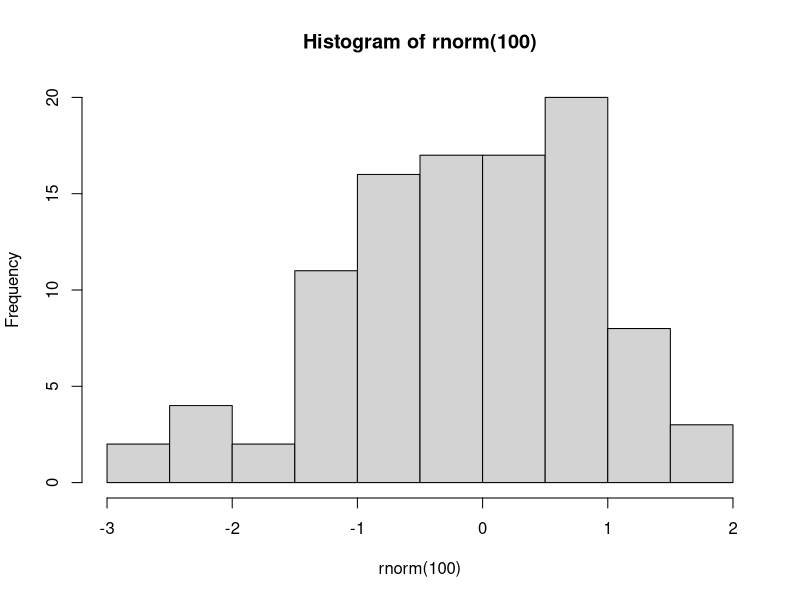

Write the R code that produced this figure.
########################################################
#####                                              #####
#####       FILE Z.R GENERATES A GRAPH             #####
#####                                              #####
########################################################

# are Comments...anything after pound sign '#' is ignored
# by the R interpreter

## Check the default directory
getwd()

## Set it to one we will use in this course
setwd("C:/rPrograms")

# call pdf() function to tell R to save graph
# in pdf file 'xh.pdf'
pdf("xh.pdf")  # set graphical output file

# Generate 100 N(0,1) random normal variates 
# and plot their histogram
hist(rnorm(100))

# closes the graphical device we are using
# which is the file 'xh.pdf' in this case.
# This command is mechanism that actually
# causes the file to be written to disk.
dev.off()  # close the graphical output file
